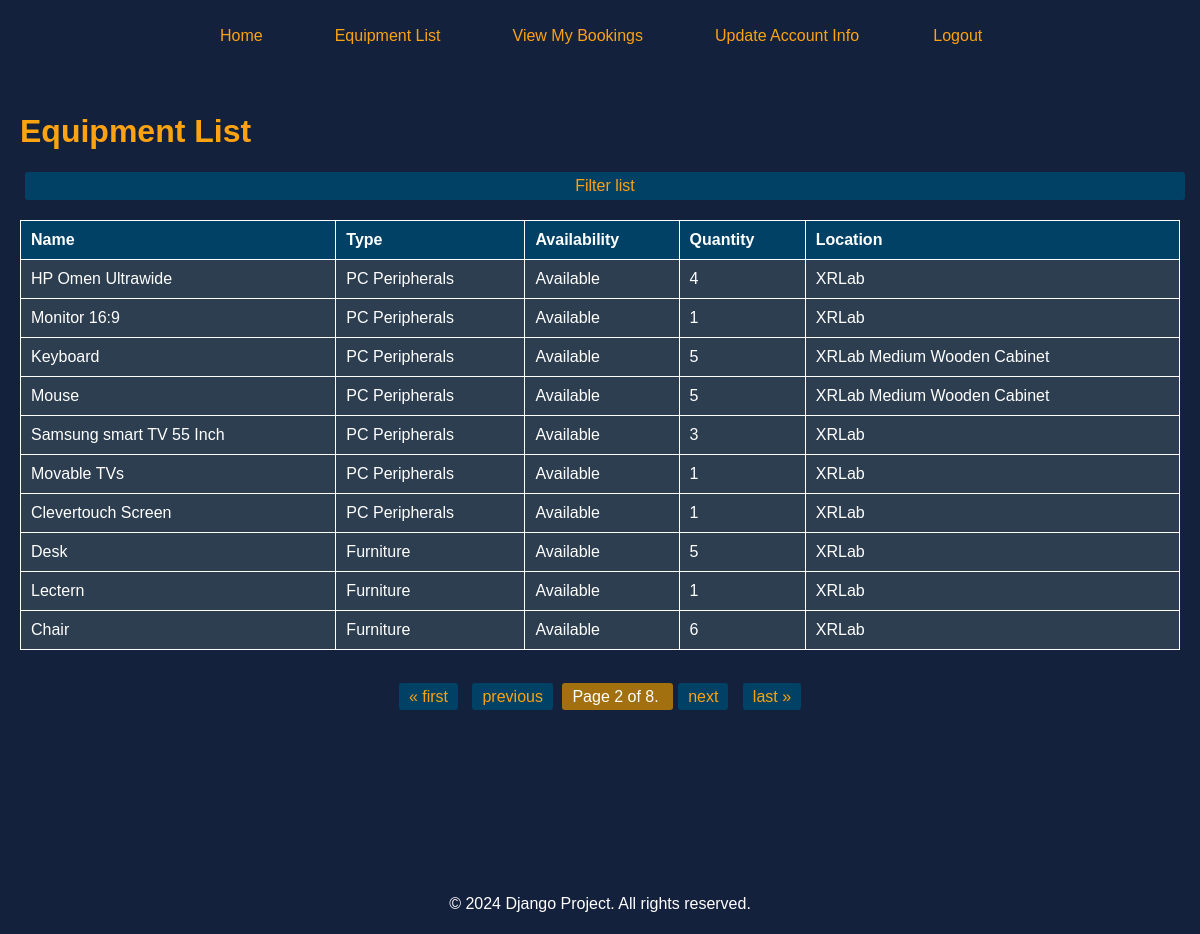
Page /inventory/equipment/?page=2 (signed in) on the committed database.
### inventory/models.py (models this page shows, shortened)
class Equipment(models.Model):
    name = models.CharField(max_length=255, null=True, blank=True)
    type = models.CharField(max_length=100, null=True, blank=True)
    quantity = models.IntegerField(default=0, null=True)
    last_audit = models.DateField(null=True)
    location = models.ForeignKey('Location', on_delete=models.SET_NULL, null=True)
    status = models.CharField(max_length=100, null=True, blank=True)
    comments = models.TextField(null=True, blank=True)
    availability = models.BooleanField(default=True)
    onsite_only = models.BooleanField(default=False)

class Location(models.Model):
    class LocationList(models.TextChoices):
        OTHER = 'Other', _('Other')
        XRLab_Blue_Cabinet = 'XRLab Blue Cabinet', _('XRLab Blue')
        XRLab_Blue_Cabinet_Large = 'XRLab Blue Cabinet Large', _('XRLab Blue Cabinet Large')
        XRLab_Medium_Wooden_Cabinet = 'XRLab Medium Wooden Cabinet', _('XRLab Medium Wooden Cabinet')
    location_name = models.CharField(max_length=255, null=True, blank=True, default="Default Location")
    location_type = models.CharField(max_length=50, choices=LocationList.choices, default="")

### inventory/views.py (the view)
# urls.py: path('equipment/', views.EquipmentListView.as_view(), name='equipment_list'),
class EquipmentListView(LoginRequiredMixin, ListView):
    model = Equipment
    context_object_name = 'equipment_list'
    template_name = 'inventory/equipment_list.html'
    paginate_by = 10
    def get_context_data(self, **kwargs):
        context = super().get_context_data(**kwargs)
        equipment_types = Equipment.objects.values_list('type', flat=True).distinct()
        equipment_locations = Location.objects.values_list('location_name', flat=True).distinct()
        context['equipment_types'] = equipment_types
        context['equipment_locations'] = equipment_locations
        return context

### templates/inventory/equipment_list.html (shortened to what this page needs)
{% extends 'inventory/base.html' %}
{% load static %}
{% block extra_head %}
<link rel="stylesheet" href="{% static 'equipmentList.css' %}">
{% endblock %}
{% block content %}
<div class="content">
    <h1>Equipment List</h1>
    <button class="filter-button">Filter list</button>
    <table class="equipment-table">
        <thead>
            <tr>
                <th>Name</th>
                <th>Type</th>
                <th>Availability</th>
                <th>Quantity</th>
                <th>Location</th>
            </tr>
        </thead>
        <tbody>
            {% for equipment in equipment_list %}
            <tr onclick="showDetailsModal(this)" data-equipment-id="{{ equipment.id }}" data-equipment-name="{{ equipment.name }}" data-equipment-type="{{ equipment.type }}" data-equipment-availability="{{ equipment.availability|yesno:'Available,Not Available' }}" data-equipment-location="{{ equipment.location.location_name }}" data-equipment-quantity="{{ equipment.quantity }}">
                <td>{{ equipment.name }}</td>
                <td>{{ equipment.type }}</td>
                <td>{{ equipment.availability|yesno:"Available, Not Available" }}</td>
                <td>{{ equipment.quantity }}</td>
                <td>{{ equipment.location.location_name }}</td>
            </tr>
            {% empty %}
            <tr>
                <td colspan="5">No equipment found.</td>
            </tr>
            {% endfor %}
        </tbody>
    </table>
</div>
<div class="pagination">
    <span class="step-links">
        {% if page_obj.has_previous %}
            <a href="?page=1">&laquo; first</a>
            <a href="?page={{ page_obj.previous_page_number }}">previous</a>
        {% endif %}
        <span class="current">
            Page {{ page_obj.number }} of {{ page_obj.paginator.num_pages }}.
        </span>
        {% if page_obj.has_next %}
            <a href="?page={{ page_obj.next_page_number }}">next</a>
            <a href="?page={{ page_obj.paginator.num_pages }}">last &raquo;</a>
        {% endif %}
    </span>
</div>
{% endblock %}

### inventory/static/style.css (style rules this page uses)
body { background-color: RGB(20, 33, 61); font-family: Arial, Helvetica, sans-serif; }
button { width: 105.5%; flex: none; padding: 10px; border: none; border-radius: 5px; background-color: rgb(20, 33, 61); color: white; cursor: pointer; margin-top: 10px; }

### inventory/static/equipmentList.css (style rules this page uses)
body { background-color: RGB(20, 33, 61); font-family: Arial, sans-serif; color: white; margin: 0; }
.content { padding: 20px; }
h1 { color: rgb(252, 163, 17); display: inline-block; margin-right: 20px; }
.filter-button { background-color: rgb(252, 163, 17); color: RGB(20, 33, 61); border: none; border-radius: 5px; cursor: pointer; font-size: 1em; width: 100%; }
.filter-button { text-decoration: none; color: rgb(252, 163, 17); background-color: #004165; padding: 5px 10px; margin: 0 5px; border-radius: 3px; transition: background-color 0.3s, color 0.3s; }
.equipment-table { width: 100%; border-collapse: collapse; margin-top: 20px; }
.equipment-table th, .equipment-table td { border: 1px solid #FFF; padding: 10px; text-align: left; }
.equipment-table th { background-color: #004165; }
.equipment-table td { background-color: #2C3E50; }
.pagination { text-align: center; padding: 10px 0; }
.step-links { display: inline-block; padding: 8px 15px; border-radius: 5px; }
.step-links a { text-decoration: none; color: rgb(252, 163, 17); background-color: #004165; padding: 5px 10px; margin: 0 5px; border-radius: 3px; transition: background-color 0.3s, color 0.3s; }
.current { padding: 5px 10px; border-radius: 3px; background-color: #a2700f; / color: white; }

### templates/inventory/base.html (style rules this page uses)
html { height: 100%; box-sizing: border-box; }
*, *:before, *:after { box-sizing: inherit; }
body { display: flex; flex-direction: column; min-height: 100%; margin: 0; }

### rows in the picture
Equipment: name "HP Omen Ultrawide", type "PC Peripherals", availability "Available", quantity "4", location.location_name "XRLab"
Equipment: name "Monitor 16:9", type "PC Peripherals", availability "Available", quantity "1", location.location_name "XRLab"
Equipment: name "Keyboard", type "PC Peripherals", availability "Available", quantity "5", location.location_name "XRLab Medium Wooden Cabinet"
Equipment: name "Mouse", type "PC Peripherals", availability "Available", quantity "5", location.location_name "XRLab Medium Wooden Cabinet"
Equipment: name "Samsung smart TV 55 Inch", type "PC Peripherals", availability "Available", quantity "3", location.location_name "XRLab"
Equipment: name "Movable TVs", type "PC Peripherals", availability "Available", quantity "1", location.location_name "XRLab"
Equipment: name "Clevertouch Screen", type "PC Peripherals", availability "Available", quantity "1", location.location_name "XRLab"
Equipment: name "Desk", type "Furniture", availability "Available", quantity "5", location.location_name "XRLab"
Equipment: name "Lectern", type "Furniture", availability "Available", quantity "1", location.location_name "XRLab"
Equipment: name "Chair", type "Furniture", availability "Available", quantity "6", location.location_name "XRLab"

### other values in the picture
{{ page_obj.number }} "2"
{{ page_obj.paginator.num_pages }} "8"
